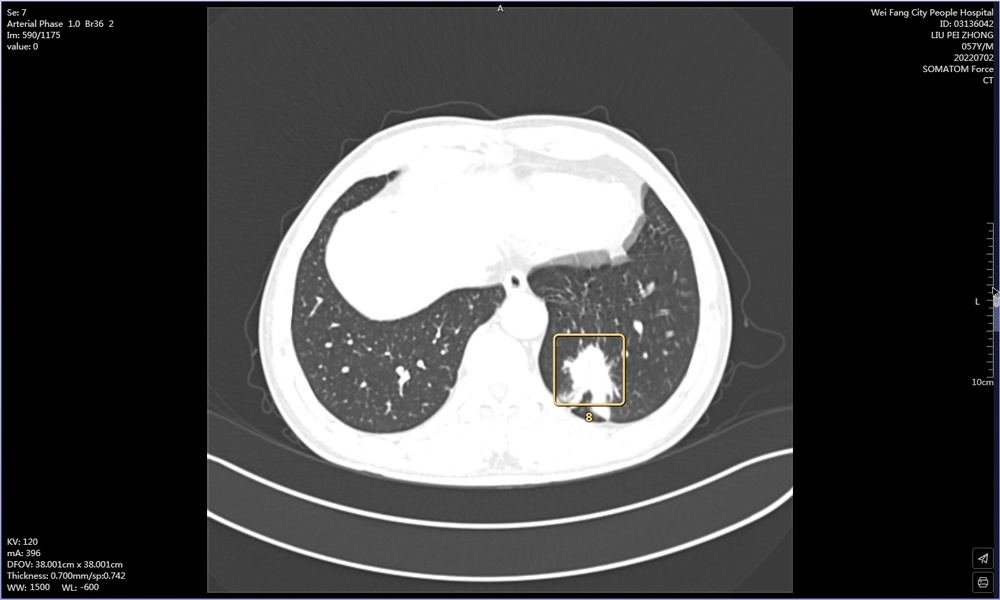
#> input picture 03136042_590.jpg, 1000 x 600 px, shrunk from 1415 x 849 before the run
$ python -i findColor.py   (imports and definitions only)
#> lines starting #> are read from the running program, lines starting #| are printed output that depends on the picture; after the words box and inside, x2 and y2 are one past the last pixel; in counts of white or black regions, pixels touching at a corner belong together
#> further down, picture is the input picture: shape (600, 1000, 3); mean B, G, R 75.2, 74.8, 74.8
import cv2 as cv
import numpy as np
import os
import shutil


def canny_demo(image):
    t = 50
    canny_output = cv.Canny(image, t, t * 2)

    return canny_output


def GetYellow(img):
    """
    提取图中的红色部分
    """
    # 转化为hsv空间
    hsv = cv.cvtColor(img, cv.COLOR_BGR2HSV)
#> hsv: shape (600, 1000, 3); mean H, S, V 5.7, 7.7, 75.4
    # print(hsv.shape)
    # 颜色在HSV空间下的上下限
    low_hsv = np.array([11, 43, 46])
    high_hsv = np.array([25, 255, 255])

    # 使用opencv的inRange函数提取颜色
    mask = cv.inRange(hsv, lowerb=low_hsv, upperb=high_hsv)
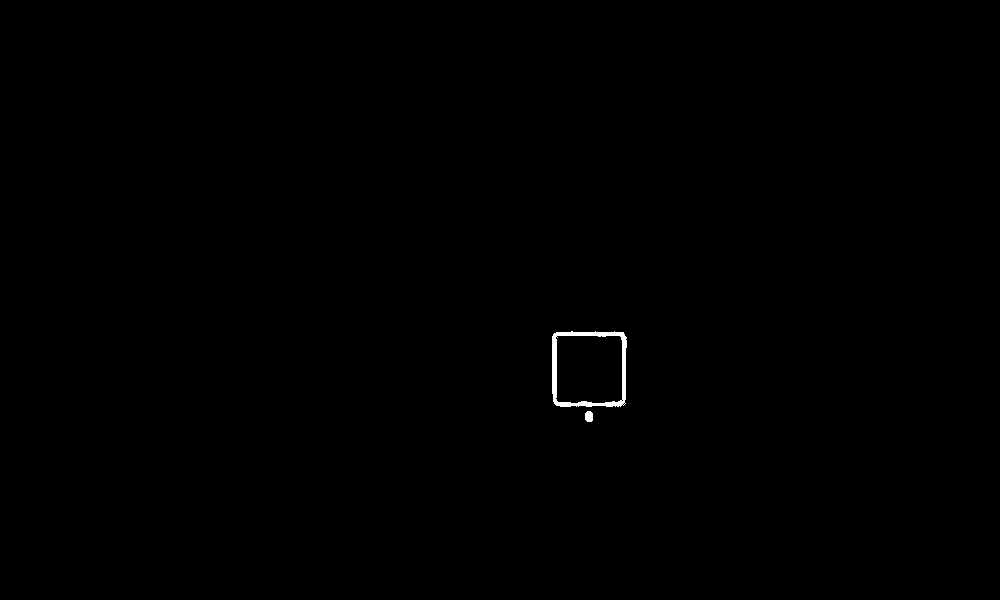
#> mask: shape (600, 1000); 0.21% white; 2 white regions, box (x1, y1, x2, y2) and area: (552, 331, 627, 407) 1193, (585, 411, 593, 422) 78
    Red = cv.bitwise_and(img, img, mask=mask)
    return Red


def get_roi(img):
    src = GetYellow(img)
    binary = canny_demo(src)
#> in canny_demo, `canny_output = cv.Canny(image, t, t * 2)`:
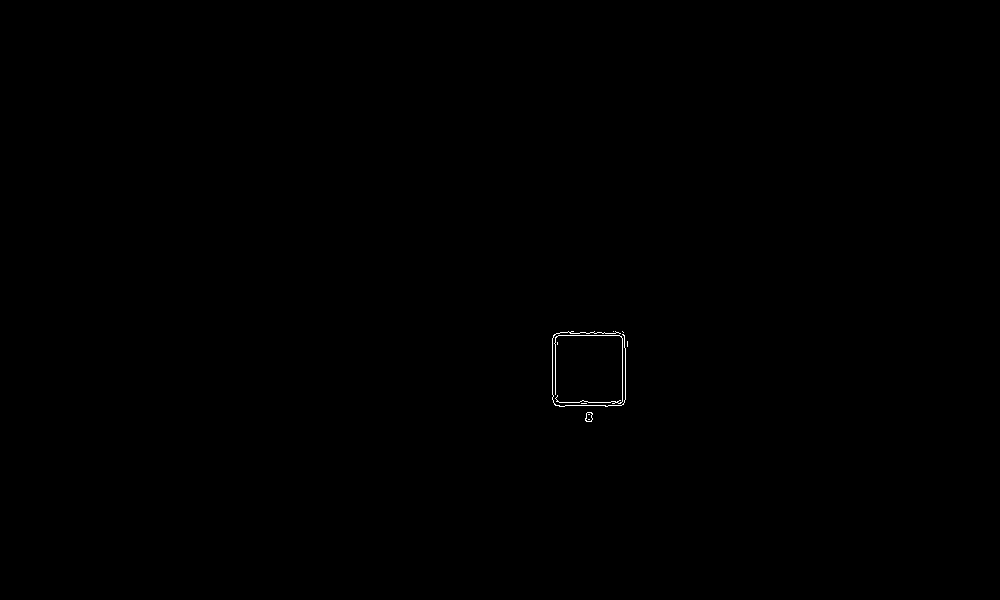
#> canny_output: shape (600, 1000); 0.1% white in thin lines or dots, all inside (x1, y1, x2, y2) = (552, 331, 628, 422)
    k = np.ones((3, 3), dtype=np.uint8)
    binary = cv.morphologyEx(binary, cv.MORPH_DILATE, k)
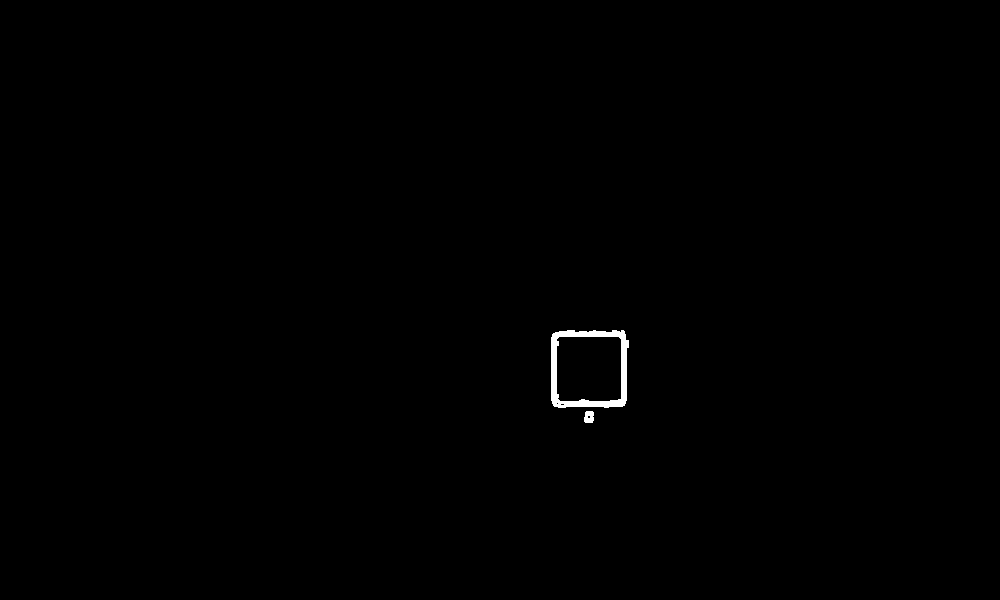
#> binary: shape (600, 1000); 0.3% white; 2 white regions

    contours, hierarchy = cv.findContours(binary, cv.RETR_EXTERNAL, cv.CHAIN_APPROX_SIMPLE)
#> contours = 2 contours; box (x1, y1, x2, y2) and area: (551, 330, 629, 408) 5613, (584, 411, 594, 423) 90
    # [8 lines of commented-out code are left out]
    list = []
    for c in range(len(contours)):
        # print(c)
        area = cv.contourArea(contours[c])
        arclen = cv.arcLength(contours[c], True)
        if area < 40 or arclen < 40:
            continue
        rect = cv.minAreaRect(contours[c])
        cx, cy = rect[0]

        box = cv.boxPoints(rect)
        box = np.int0(box)
        listX = [box[0][0], box[1][0], box[2][0], box[3][0]]
        listY = [box[0][1], box[1][1], box[2][1], box[3][1]]
        x1 = min(listX)
        y1 = min(listY)
        x2 = max(listX)
        y2 = max(listY)
        # print(x1, y1, x2, y2)
        width = np.int32(x2 - x1)
        height = np.int32(y2 - y1)
        if width < 20 or height < 20:
            continue
        roi = img[y1: y2, x1: x2]
        # print(width, height)
        # print('contours:')
        # print(x1, y1, x2, y2)
        dict = {'x1': str(x1), 'y1': str(y1), 'x2': str(x2), 'y2': str(y2)}
        list.append(dict)
#> this loop made 2 passes
#> (area, arclen) on pass 1: (89.5, 37.9)
#> (area, arclen, rect, cx, cy, box, listX, listY) on pass 2: (5613, 306.4, ((589.5, 368.5), (77, 77), -90), 589.5, 368.5, [[628, 407], [551, 407], [551, 330], [628, 330]], [628, 551, 551, 628], [407, 407, 330, 330])
#> pass 2, in get_roi, `roi = img[y1: y2, x1: x2]`:
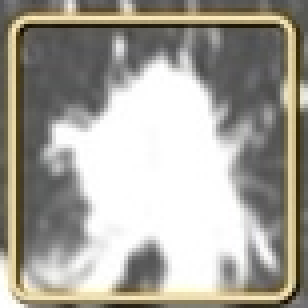
#> roi: shape (77, 77, 3) (shown 4 times larger); mean B, G, R 154.6, 163.4, 166.5
#> after the loop, list = 1 item
    cv.destroyAllWindows()
    # print(list)
    return list

>>> import cv2
>>> picture = cv2.imread('../../03136042_590.jpg')
>>> result = get_roi(picture)
#> result = 1 item
